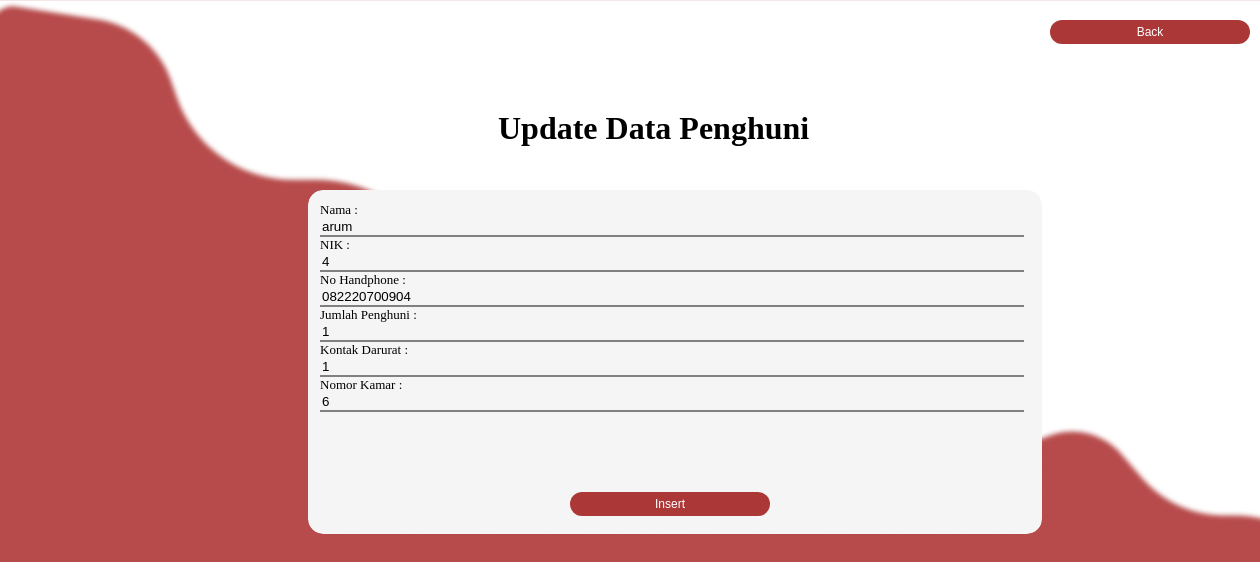
/pages/update_profile.php?nik=4, run on the app's committed database.
### tables this page shows
CREATE TABLE `profile` (
  `nama` varchar(30) NOT NULL,
  `nik` varchar(20) NOT NULL,
  `no_hp` varchar(15) NOT NULL,
  `jml` varchar(10) NOT NULL,
  `kontak` varchar(15) NOT NULL,
  `no_kamar` int(5) NOT NULL
);

### pages/update_profile.php (the view, shortened to what this page needs)
<?php
include 'connection.php';
if(isset($_GET['nik'])){
		$nik = $_GET['nik'];
		$sql = "SELECT * FROM `profile` WHERE `nik`='$nik'";
		$result = mysqli_query($conn, $sql);
		if ($result->num_rows > 0) {
			while ($row = $result->fetch_assoc()) {
				$nama = $row['nama'];
				$nik = $row['nik'];
				$no_hp = $row['no_hp'];
				$jml  = $row['jml'];
				$kontak = $row['kontak'];
				$no_kamar = $row['no_kamar'];
			}
?>
			<!DOCTYPE html>
			<html>
			<head>
				<link rel="stylesheet" type="text/css" href="update_profile.css">
			</head>
			<body>
					<form method="post">
						<h1 style="padding-left: 490px; margin-top: 110px;">Update Data Penghuni</h1>
						<fieldset>
						    Nama  :<br>
							<input type="text" name="nama" value="<?php echo $nama; ?>">
							<br>
							NIK  :<br>
							<input type="text" name="nik" value="<?php echo $nik; ?>">
							<br>
							No Handphone  :<br>
							<input type="text" name="no_hp" value="<?php echo $no_hp; ?>">
							<br>
							Jumlah Penghuni  :<br>
							<input type="text" name="jml" value="<?php echo $jml; ?>">
							<br>
							Kontak Darurat  :<br>
							<input type="text" name="kontak" value="<?php echo $kontak; ?>">
							<br>
							Nomor Kamar  :<br>
							<input type="text" name="no_kamar" value="<?php echo $no_kamar; ?>">
							<br>
				     		<button type="submit" name="update" value="update">
								Insert
							</button>
						</fieldset>
					  <button onclick="location.href='profile.php'" type="button" style="left: 800px; top: 20px;">
			         Back</button>
					</form>
			</body>
			</html>
<?php
		} else{
			header('Location: profile.php');
		}
	}
?>

### assets/css/update_profile.css (style rules this page uses)
fieldset { position: absolute; top: 90px; font-size: 13px; width: 710px; height: 320px; border-radius: 15px; border-radius: 15px; background-color: #F5F5F5; border-color: transparent; margin-left: 300px; margin-top: 100px; padding: 10px; }
fieldset input { outline: 0px; width: 700px; border-width: 0 0 2px 0; border-color: gray; background-color: transparent; }
body { background-image: url(vector.png); background-size: 1400px; font-family: poppins; }
button { position: absolute; top: 300px; width: 200px; border-radius: 15px; background-color: #AC3737; color: white; border-color: transparent; margin-left: 250px; padding: 3px; font-size: 12px; cursor: pointer; }

### data on the page
profile: nama "arum", nik "4", no_hp "082220700904", jml "1", kontak "1", no_kamar "6"
